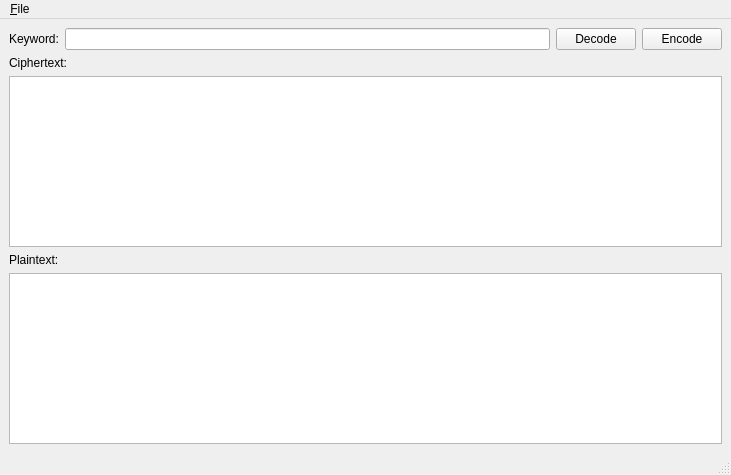
<?xml version="1.0" encoding="UTF-8"?>
<ui version="4.0">
 <class>MainWindow</class>
 <widget class="QMainWindow" name="MainWindow">
  <property name="geometry">
   <rect>
    <x>0</x>
    <y>0</y>
    <width>731</width>
    <height>475</height>
   </rect>
  </property>
  <property name="windowTitle">
   <string>Cipher</string>
  </property>
  <widget class="QWidget" name="centralwidget">
   <layout class="QGridLayout" name="gridLayout">
    <item row="0" column="0">
     <layout class="QVBoxLayout" name="verticalLayout">
      <item>
       <layout class="QHBoxLayout" name="horizontalLayout_4">
        <item>
         <widget class="QLabel" name="label">
          <property name="text">
           <string>Keyword:</string>
          </property>
         </widget>
        </item>
        <item>
         <widget class="QLineEdit" name="keyword_lineEdit"/>
        </item>
        <item>
         <widget class="QPushButton" name="decode_pushButton">
          <property name="text">
           <string>Decode</string>
          </property>
         </widget>
        </item>
        <item>
         <widget class="QPushButton" name="encode_pushButton">
          <property name="text">
           <string>Encode</string>
          </property>
         </widget>
        </item>
       </layout>
      </item>
      <item>
       <widget class="QLabel" name="label_2">
        <property name="text">
         <string>Ciphertext:</string>
        </property>
       </widget>
      </item>
      <item>
       <widget class="QPlainTextEdit" name="cipher_textEdit"/>
      </item>
      <item>
       <widget class="QLabel" name="label_3">
        <property name="text">
         <string>Plaintext:</string>
        </property>
       </widget>
      </item>
      <item>
       <widget class="QPlainTextEdit" name="plain_textEdit"/>
      </item>
     </layout>
    </item>
   </layout>
  </widget>
  <widget class="QMenuBar" name="menubar">
   <property name="geometry">
    <rect>
     <x>0</x>
     <y>0</y>
     <width>731</width>
     <height>23</height>
    </rect>
   </property>
   <widget class="QMenu" name="menu_File">
    <property name="title">
     <string>&amp;File</string>
    </property>
    <addaction name="action_About"/>
    <addaction name="action_Close"/>
   </widget>
   <addaction name="menu_File"/>
  </widget>
  <widget class="QStatusBar" name="statusbar"/>
  <action name="action_About">
   <property name="text">
    <string>&amp;About</string>
   </property>
  </action>
  <action name="action_Close">
   <property name="checkable">
    <bool>false</bool>
   </property>
   <property name="text">
    <string>&amp;Close</string>
   </property>
  </action>
 </widget>
 <resources/>
 <connections>
  <connection>
   <sender>action_Close</sender>
   <signal>triggered()</signal>
   <receiver>MainWindow</receiver>
   <slot>close()</slot>
   <hints>
    <hint type="sourcelabel">
     <x>-1</x>
     <y>-1</y>
    </hint>
    <hint type="destinationlabel">
     <x>365</x>
     <y>237</y>
    </hint>
   </hints>
  </connection>
 </connections>
</ui>
